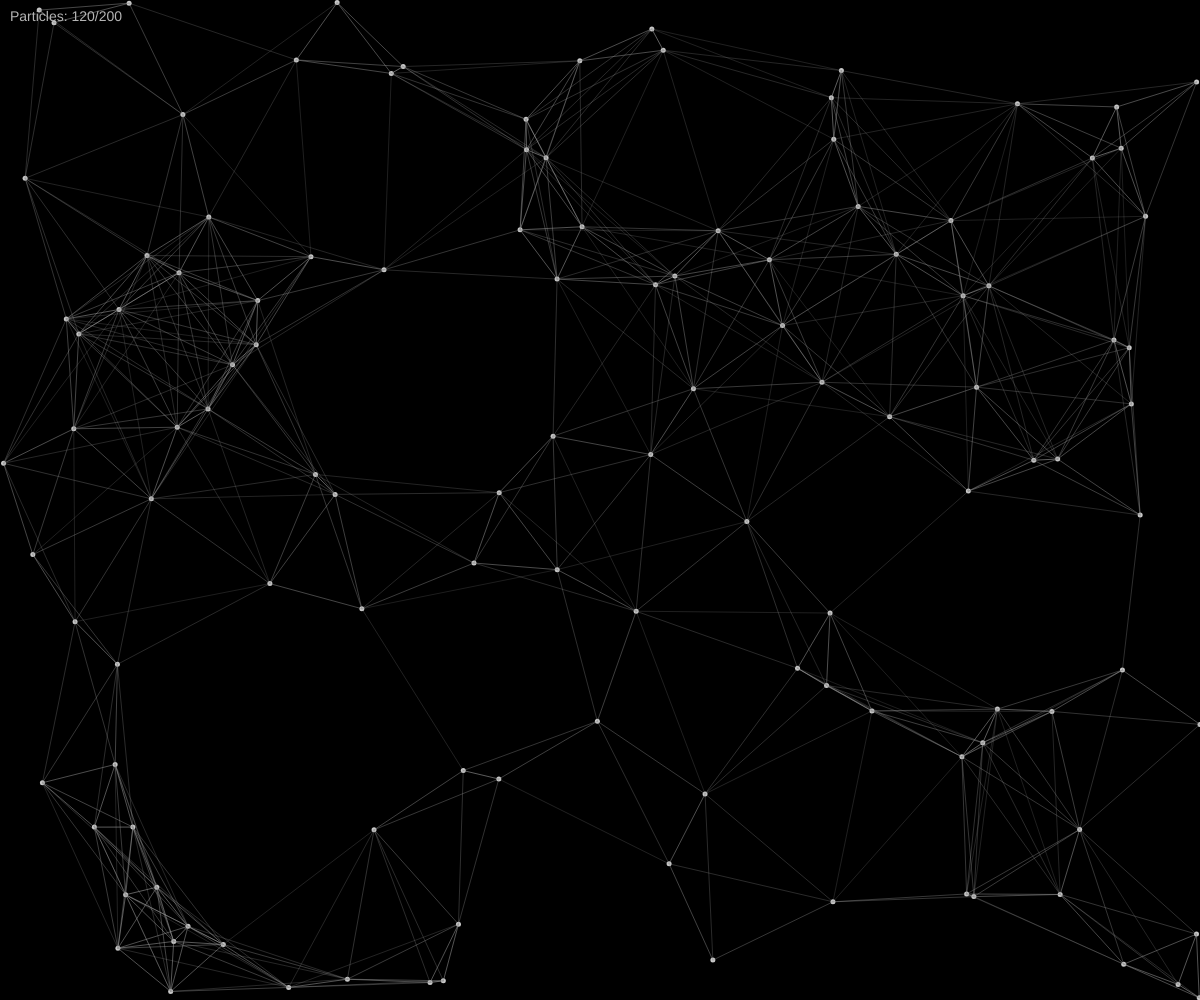
Frame 1 (no input)
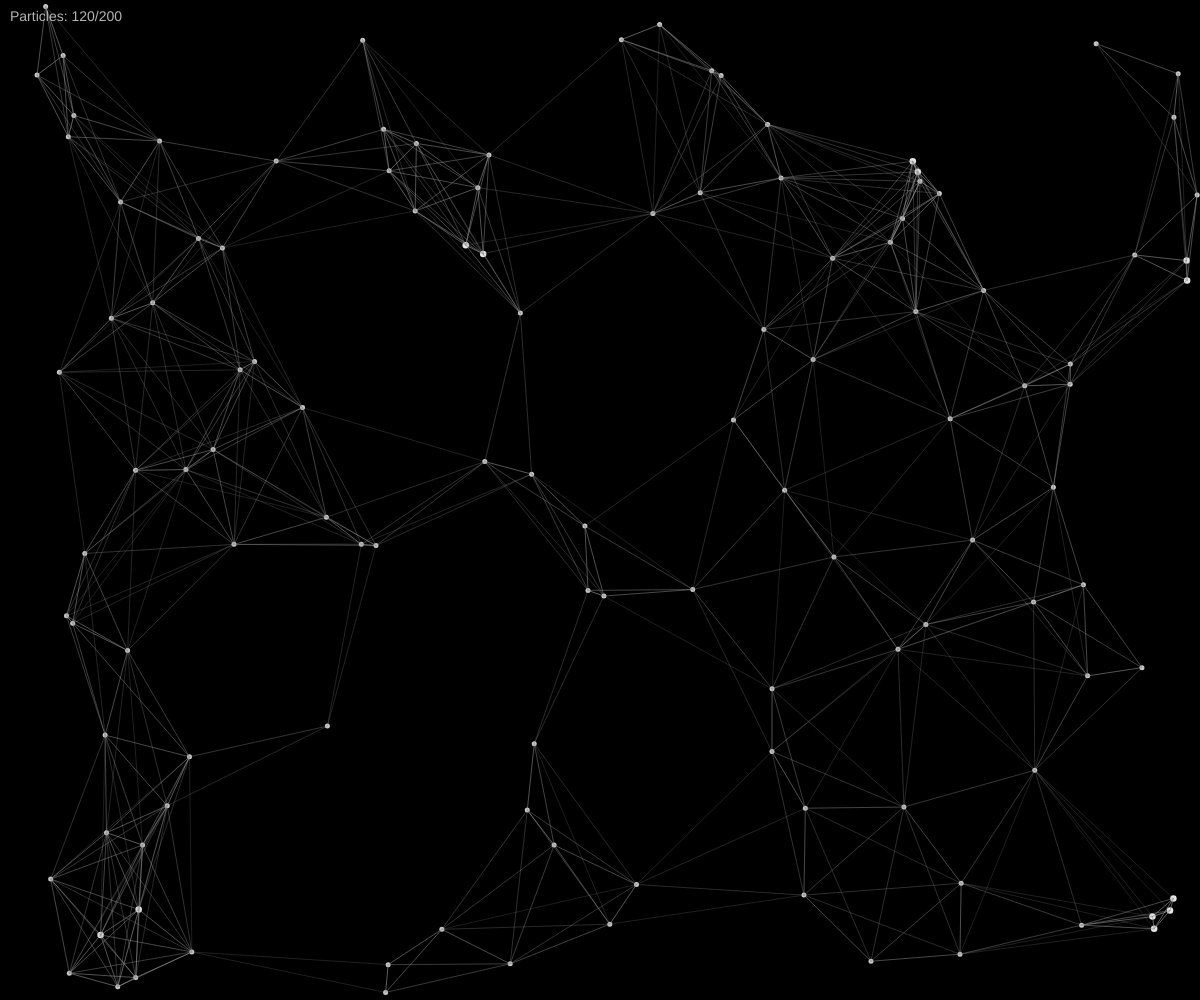
Frame 60 (no input)
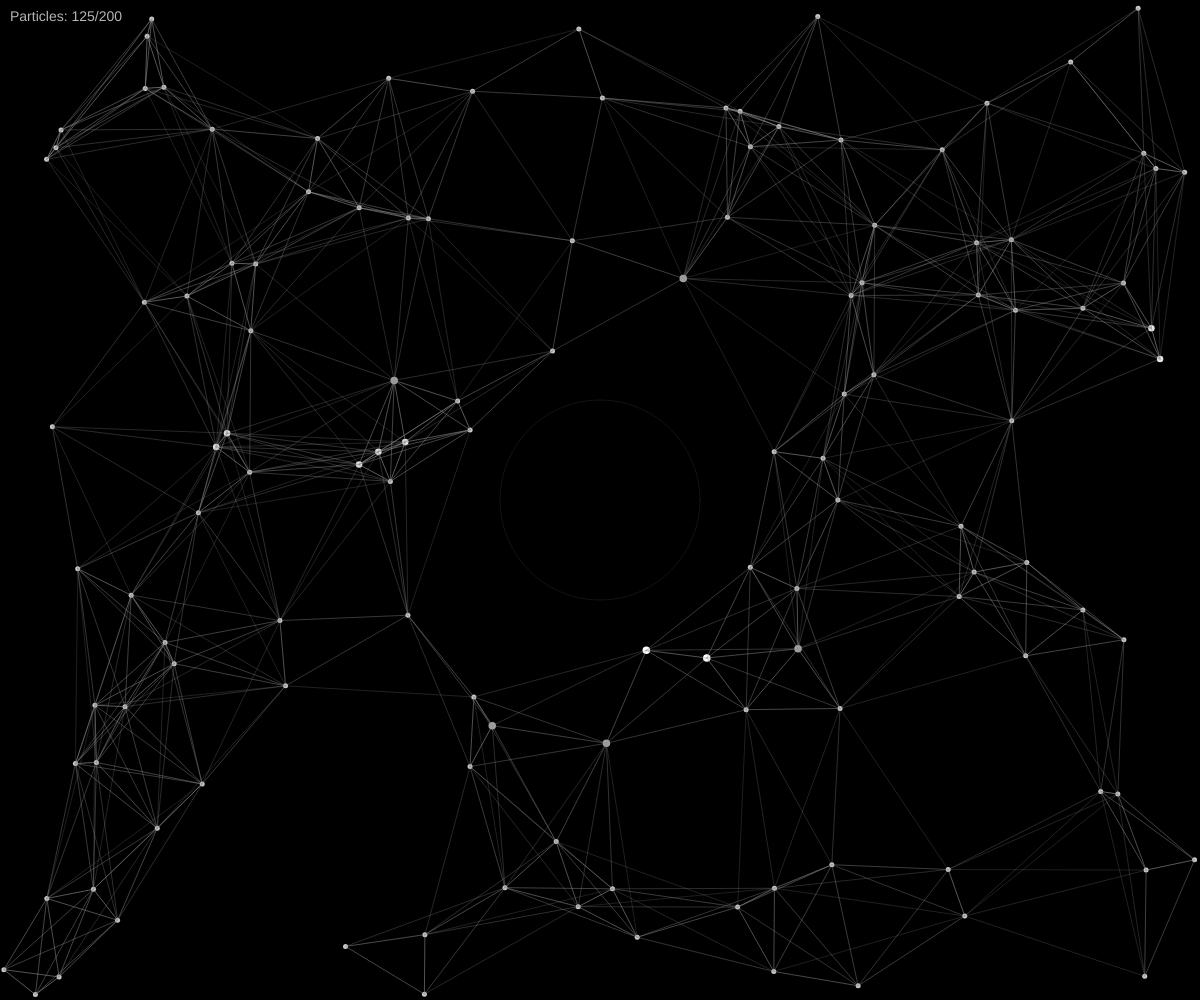
Frame 120 (the mouse pressed at the canvas centre since frame 60)

The p5.js sketch that drew these frames (run headless with seeded random() and noise() and a simulated clock; from frame 60 on, the mouse is pressed at the canvas centre):

// p5.js sketch
// ── sketch.js
// Application settings
const NETWORK_SETTINGS = {
  particleCount: 100,
  connectionThreshold: 100, // Maximum distance for particle connections
  particleRadius: 5,
  particleSpeed: 2,
  backgroundColor: 0, // Black background
  particleColor: 200, // Light gray for regular particles
  
  // Cursor interaction settings
  cursorInfluenceRadius: 100,  // How far the cursor affects particles
  cursorRepulsionStrength: 2,  // How strongly particles are repelled
  cursorHighlightColor: 255,   // White for cursor-affected particles
  
  // Splice settings
  maxParticles: 200,           // Maximum number of particles allowed
  particleLifespan: 300,       // How long particles live (in frames) before being removed
  spawnParticleCount: 5,       // How many particles to spawn on click
  newParticleColor: 150,       // Medium gray for newly created particles
  
  // Collision settings
  collisionEnabled: true,      // Enable particle-to-particle collisions
  collisionElasticity: 0.8,    // How elastic collisions are (0-1)
  collisionDistance: 10,       // Minimum distance for collision detection
  collisionHighlightDuration: 15, // How long to highlight colliding particles
  collisionHighlightColor: 230 // Light gray for particles that recently collided
};

// Main application class
class ParticleConnectionSystem {
  constructor() {
    this.particles = [];
    this.canvas = null;
    this.canvasWidth = 0;
    this.canvasHeight = 0;
    this.mousePosition = { x: 0, y: 0 };
    this.mouseIsActive = false;
  }

  initialize() {
    // Create canvas with window dimensions
    this.canvasWidth = windowWidth;
    this.canvasHeight = windowHeight;
    this.canvas = createCanvas(this.canvasWidth, this.canvasHeight);
    background(NETWORK_SETTINGS.backgroundColor);
    
    // Create particles based on screen size
    this.createParticles();
  }

  // Create particles with positions relative to canvas size
  createParticles() {
    // Scale particle count based on screen area for consistent density
    const scaleFactor = (this.canvasWidth * this.canvasHeight) / (1000 * 1000);
    const adjustedParticleCount = Math.floor(NETWORK_SETTINGS.particleCount * scaleFactor);
    
    this.particles = Array.from({ length: adjustedParticleCount }, () => 
      new Particle(
        random(this.canvasWidth),
        random(this.canvasHeight),
        random(-NETWORK_SETTINGS.particleSpeed, NETWORK_SETTINGS.particleSpeed),
        random(-NETWORK_SETTINGS.particleSpeed, NETWORK_SETTINGS.particleSpeed)
      )
    );
  }

  // Add a new particle at the specified position
  addParticle(x, y, isFromClick = false) {
    // Only add if below maximum
    if (this.particles.length < NETWORK_SETTINGS.maxParticles) {
      // Create velocity - more random if spawned from click
      const speedMultiplier = isFromClick ? 1.5 : 1;
      const newVelocityX = random(-NETWORK_SETTINGS.particleSpeed, NETWORK_SETTINGS.particleSpeed) * speedMultiplier;
      const newVelocityY = random(-NETWORK_SETTINGS.particleSpeed, NETWORK_SETTINGS.particleSpeed) * speedMultiplier;
      
      // Create the new particle
      const newParticle = new Particle(
        x || random(this.canvasWidth),
        y || random(this.canvasHeight),
        newVelocityX,
        newVelocityY
      );
      
      // Set special properties for particles created by click
      if (isFromClick) {
        newParticle.currentColor = NETWORK_SETTINGS.newParticleColor;
        newParticle.lifespan = NETWORK_SETTINGS.particleLifespan;
        
        // Transition color back to normal over time
        newParticle.transitionToOriginalColor = true;
      }
      
      // Add to array
      this.particles.push(newParticle);
      return newParticle;
    }
    return null;
  }

  // Remove a particle at the specified index
  removeParticle(index) {
    if (index >= 0 && index < this.particles.length) {
      this.particles.splice(index, 1);
    }
  }

  // Handle mouse click to spawn new particles
  handleMouseClick(x, y) {
    // Spawn new particles
    for (let i = 0; i < NETWORK_SETTINGS.spawnParticleCount; i++) {
      // Add some randomness to position
      const offsetX = random(-10, 10);
      const offsetY = random(-10, 10);
      this.addParticle(x + offsetX, y + offsetY, true);
    }
  }

  // Handle particle-to-particle collisions
  handleParticleCollisions() {
    if (!NETWORK_SETTINGS.collisionEnabled) return;
    
    // Check each pair of particles for collisions
    for (let i = 0; i < this.particles.length; i++) {
      const particleA = this.particles[i];
      
      for (let j = i + 1; j < this.particles.length; j++) {
        const particleB = this.particles[j];
        
        // Calculate distance between particles
        const dx = particleB.positionX - particleA.positionX;
        const dy = particleB.positionY - particleA.positionY;
        const distance = Math.sqrt(dx * dx + dy * dy);
        
        // Check if particles are colliding
        if (distance < NETWORK_SETTINGS.collisionDistance) {
          // Calculate collision normal
          const nx = dx / distance;
          const ny = dy / distance;
          
          // Calculate relative velocity
          const vx = particleB.velocityX - particleA.velocityX;
          const vy = particleB.velocityY - particleA.velocityY;
          
          // Calculate relative velocity in terms of the normal direction
          const velocityAlongNormal = vx * nx + vy * ny;
          
          // Do not resolve if velocities are separating
          if (velocityAlongNormal > 0) continue;
          
          // Calculate restitution (bounciness)
          const restitution = NETWORK_SETTINGS.collisionElasticity;
          
          // Calculate impulse scalar
          let impulseScalar = -(1 + restitution) * velocityAlongNormal;
          impulseScalar /= 2; // Assuming equal mass for all particles
          
          // Apply impulse
          const impulseX = impulseScalar * nx;
          const impulseY = impulseScalar * ny;
          
          particleA.velocityX -= impulseX;
          particleA.velocityY -= impulseY;
          particleB.velocityX += impulseX;
          particleB.velocityY += impulseY;
          
          // Move particles apart to prevent sticking
          const overlap = NETWORK_SETTINGS.collisionDistance - distance;
          const correctionX = nx * overlap * 0.5;
          const correctionY = ny * overlap * 0.5;
          
          particleA.positionX -= correctionX;
          particleA.positionY -= correctionY;
          particleB.positionX += correctionX;
          particleB.positionY += correctionY;
          
          // Visual feedback for collision
          particleA.collisionTimer = NETWORK_SETTINGS.collisionHighlightDuration;
          particleB.collisionTimer = NETWORK_SETTINGS.collisionHighlightDuration;
        }
      }
    }
  }

  // Handle window resize
  handleResize(newWidth, newHeight) {
    this.canvasWidth = newWidth;
    this.canvasHeight = newHeight;
    resizeCanvas(this.canvasWidth, this.canvasHeight);
    
    // Reposition existing particles to stay within new boundaries
    this.particles.forEach(particle => {
      // Keep particles within new canvas bounds
      particle.positionX = constrain(particle.positionX, 0, this.canvasWidth);
      particle.positionY = constrain(particle.positionY, 0, this.canvasHeight);
    });
  }

  // Update mouse position
  updateMousePosition(x, y, isActive) {
    this.mousePosition.x = x;
    this.mousePosition.y = y;
    this.mouseIsActive = isActive;
  }

  // Manage particle lifecycle (aging, removal)
  manageParticleLifecycle() {
    // Remove particles that have expired
    for (let i = this.particles.length - 1; i >= 0; i--) {
      const particle = this.particles[i];
      
      // Update lifespan if particle has one
      if (particle.lifespan !== undefined) {
        particle.lifespan--;
        
        // Handle color transition
        if (particle.transitionToOriginalColor) {
          const progress = 1 - (particle.lifespan / NETWORK_SETTINGS.particleLifespan);
          
          // Interpolate between new particle color and original color
          particle.currentColor = lerp(
            NETWORK_SETTINGS.newParticleColor, 
            NETWORK_SETTINGS.particleColor, 
            progress
          );
        }
        
        // Remove if lifespan is over
        if (particle.lifespan <= 0) {
          this.removeParticle(i);
        }
      }
      
      // Update collision timer
      if (particle.collisionTimer > 0) {
        particle.collisionTimer--;
      }
    }
  }

  render() {
    background(NETWORK_SETTINGS.backgroundColor);
    
    // Manage particle lifecycle
    this.manageParticleLifecycle();
    
    // Handle particle collisions
    this.handleParticleCollisions();
    
    // Update and render each particle
    this.particles.forEach(particle => {
      // Apply cursor interaction if mouse is on canvas
      if (this.mouseIsActive) {
        particle.respondToCursor(
          this.mousePosition.x, 
          this.mousePosition.y, 
          NETWORK_SETTINGS.cursorInfluenceRadius,
          NETWORK_SETTINGS.cursorRepulsionStrength
        );
      }
      
      particle.updatePosition(this.canvasWidth, this.canvasHeight);
      particle.render();
    });
    
    // Create connections between nearby particles
    this.createParticleConnections();
    
    // Visualize cursor influence area when mouse is on canvas
    if (this.mouseIsActive) {
      this.visualizeCursorInfluence();
    }
    
    // Display particle count
    this.displayParticleCount();
  }

  // Display the current particle count
  displayParticleCount() {
    fill(180);
    noStroke();
    textSize(14);
    textAlign(LEFT, TOP);
    text(`Particles: ${this.particles.length}/${NETWORK_SETTINGS.maxParticles}`, 10, 10);
  }

  // Visualize the cursor's area of influence
  visualizeCursorInfluence() {
    noFill();
    stroke(100, 50); // Dark gray with low opacity
    strokeWeight(1);
    circle(
      this.mousePosition.x, 
      this.mousePosition.y, 
      NETWORK_SETTINGS.cursorInfluenceRadius * 2
    );
  }

  createParticleConnections() {
    // Scale connection threshold based on screen size
    const scaledThreshold = NETWORK_SETTINGS.connectionThreshold * 
      Math.min(this.canvasWidth, this.canvasHeight) / 500;
    
    for (let i = 0; i < this.particles.length; i++) {
      const currentParticle = this.particles[i];
      
      for (let j = i + 1; j < this.particles.length; j++) {
        const targetParticle = this.particles[j];
        const distanceBetweenParticles = dist(
          currentParticle.positionX, 
          currentParticle.positionY, 
          targetParticle.positionX, 
          targetParticle.positionY
        );
        
        if (distanceBetweenParticles < scaledThreshold) {
          // Connection opacity decreases with distance
          const connectionOpacity = map(
            distanceBetweenParticles, 
            0, 
            scaledThreshold, 
            180, 
            50
          );
          stroke(150, connectionOpacity); // Medium gray with variable opacity
          strokeWeight(1);
          line(
            currentParticle.positionX, 
            currentParticle.positionY, 
            targetParticle.positionX, 
            targetParticle.positionY
          );
        }
      }
    }
  }
}

// Individual particle class
class Particle {
  constructor(positionX, positionY, velocityX, velocityY) {
    this.positionX = positionX;
    this.positionY = positionY;
    this.velocityX = velocityX;
    this.velocityY = velocityY;
    this.originalColor = NETWORK_SETTINGS.particleColor;
    this.currentColor = this.originalColor;
    this.isAffectedByCursor = false;
    this.cursorInfluenceTimer = 0;
    this.particleSize = NETWORK_SETTINGS.particleRadius;
    this.collisionTimer = 0; // Timer for collision highlight
    
    // Optional properties
    this.lifespan = undefined; // Will be set for particles with limited life
    this.transitionToOriginalColor = false;
  }

  // Respond to cursor proximity
  respondToCursor(cursorX, cursorY, influenceRadius, repulsionStrength) {
    const distanceToCursor = dist(
      this.positionX, 
      this.positionY, 
      cursorX, 
      cursorY
    );
    
    // Check if particle is within cursor influence radius
    if (distanceToCursor < influenceRadius) {
      // Calculate repulsion direction (away from cursor)
      const repulsionAngle = atan2(
        this.positionY - cursorY,
        this.positionX - cursorX
      );
      
      // Calculate repulsion force (stronger when closer)
      const repulsionForce = map(
        distanceToCursor,
        0,
        influenceRadius,
        repulsionStrength,
        0
      );
      
      // Apply repulsion force to velocity
      this.velocityX += cos(repulsionAngle) * repulsionForce;
      this.velocityY += sin(repulsionAngle) * repulsionForce;
      
      // Limit maximum velocity to prevent extreme acceleration
      const maxVelocity = NETWORK_SETTINGS.particleSpeed * 2;
      const currentSpeed = sqrt(this.velocityX * this.velocityX + this.velocityY * this.velocityY);
      
      if (currentSpeed > maxVelocity) {
        this.velocityX = (this.velocityX / currentSpeed) * maxVelocity;
        this.velocityY = (this.velocityY / currentSpeed) * maxVelocity;
      }
      
      // Mark particle as affected by cursor for visual effect
      this.isAffectedByCursor = true;
      this.cursorInfluenceTimer = 10; // Effect lasts for 10 frames
      
      // Change color to highlight cursor influence
      if (!this.transitionToOriginalColor && this.collisionTimer <= 0) { 
        // Don't override transitioning or colliding particles
        this.currentColor = NETWORK_SETTINGS.cursorHighlightColor;
      }
    } else if (this.cursorInfluenceTimer > 0) {
      // Gradually fade back to original color
      this.cursorInfluenceTimer--;
      if (this.cursorInfluenceTimer === 0 && !this.transitionToOriginalColor && this.collisionTimer <= 0) {
        this.isAffectedByCursor = false;
        this.currentColor = this.originalColor;
      }
    }
  }

  // Update particle position and handle canvas boundaries
  updatePosition(canvasWidth, canvasHeight) {
    this.positionX += this.velocityX;
    this.positionY += this.velocityY;

    this.handleBoundaryCollisions(canvasWidth, canvasHeight);
    
    // Gradually slow down particles that were affected by cursor
    if (!this.isAffectedByCursor && this.cursorInfluenceTimer === 0) {
      const slowdownFactor = 0.98;
      const baseSpeed = NETWORK_SETTINGS.particleSpeed;
      const currentSpeed = sqrt(this.velocityX * this.velocityX + this.velocityY * this.velocityY);
      
      if (currentSpeed > baseSpeed) {
        this.velocityX *= slowdownFactor;
        this.velocityY *= slowdownFactor;
      }
    }
  }

  handleBoundaryCollisions(canvasWidth, canvasHeight) {
    // Left boundary
    if (this.positionX < 0) {
      this.positionX = 0;
      this.velocityX *= -1;
    } 
    // Right boundary
    else if (this.positionX > canvasWidth) {
      this.positionX = canvasWidth;
      this.velocityX *= -1;
    }

    // Top boundary
    if (this.positionY < 0) {
      this.positionY = 0;
      this.velocityY *= -1;
    } 
    // Bottom boundary
    else if (this.positionY > canvasHeight) {
      this.positionY = canvasHeight;
      this.velocityY *= -1;
    }
  }

  // Render the particle on canvas
  render() {
    noStroke();
    
    // Determine particle color based on state
    let displayColor;
    
    if (this.collisionTimer > 0) {
      // Collision highlight takes precedence
      displayColor = NETWORK_SETTINGS.collisionHighlightColor;
    } else if (this.transitionToOriginalColor) {
      // Color transition for new particles
      displayColor = this.currentColor;
    } else if (this.isAffectedByCursor) {
      // Cursor influence highlight
      displayColor = NETWORK_SETTINGS.cursorHighlightColor;
    } else {
      // Default color
      displayColor = this.originalColor;
    }
    
    // Apply the determined color
    fill(displayColor);
    
    // Make affected particles slightly larger
    let size = this.particleSize;
    
    if (this.isAffectedByCursor) {
      size *= 1.5;
    } else if (this.collisionTimer > 0) {
      // Make colliding particles slightly larger
      size *= 1.3;
    }
      
    ellipse(this.positionX, this.positionY, size);
  }
}

// Create the particle system
const particleSystem = new ParticleConnectionSystem();

// p5.js setup function
function setup() {
  particleSystem.initialize();
}

// p5.js draw function
function draw() {
  particleSystem.render();
  
  // Update mouse position in particle system
  particleSystem.updateMousePosition(
    mouseX, 
    mouseY, 
    mouseX > 0 && mouseX < width && mouseY > 0 && mouseY < height
  );
}

// p5.js mousePressed function - handle mouse clicks
function mousePressed() {
  if (mouseX > 0 && mouseX < width && mouseY > 0 && mouseY < height) {
    // Only handle left-click (mouseButton === LEFT)
    if (mouseButton === LEFT) {
      particleSystem.handleMouseClick(mouseX, mouseY);
    }
    return false; // Prevent default behavior
  }
}

// p5.js windowResized function - called when window is resized
function windowResized() {
  particleSystem.handleResize(windowWidth, windowHeight);
}
